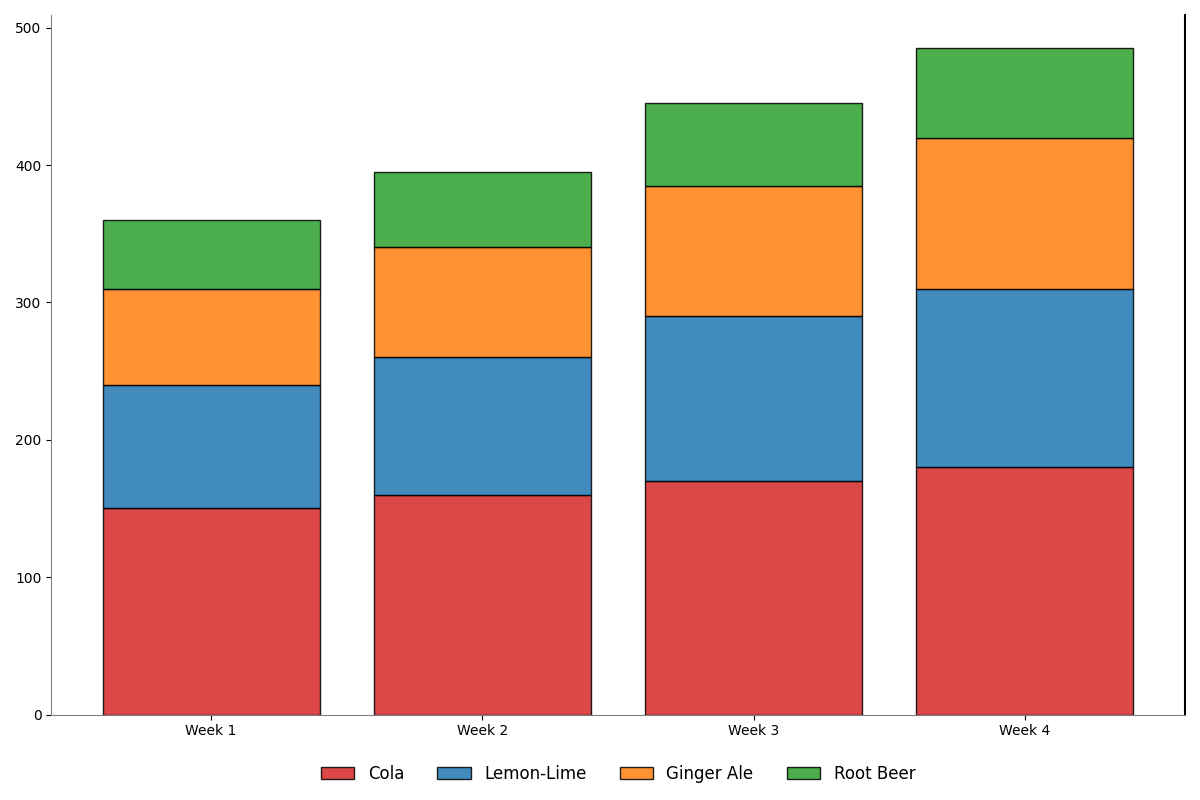

Reproduce this figure in Python.
import matplotlib.pyplot as plt
import numpy as np

weeks = ['Week 1', 'Week 2', 'Week 3', 'Week 4']
soft_drinks = ['Cola', 'Lemon-Lime', 'Ginger Ale', 'Root Beer']

cola_sales = [150, 160, 170, 180]
lemon_lime_sales = [90, 100, 120, 130]
ginger_ale_sales = [70, 80, 95, 110]
root_beer_sales = [50, 55, 60, 65]

total_sales = [cola_sales, lemon_lime_sales, ginger_ale_sales, root_beer_sales]

fig, ax = plt.subplots(figsize=(12, 8))

# Shuffled colors
colors = ['#d62728', '#1f77b4', '#ff7f0e', '#2ca02c']
marker_styles = ['o', 's', '^', 'D']
line_styles = ['-', '--', '-.', ':']

bottom_values = np.zeros(len(weeks))

for sales, color, marker, line in zip(total_sales, colors, marker_styles, line_styles):
    ax.bar(weeks, sales, bottom=bottom_values, color=color, edgecolor='black', alpha=0.85)
    bottom_values += np.array(sales)

ax.legend(soft_drinks, loc='upper center', bbox_to_anchor=(0.5, -0.05), fontsize=12, ncol=4, frameon=False)

ax.yaxis.grid(False)
ax.spines['top'].set_visible(False)
ax.spines['right'].set_linewidth(1.5)
ax.spines['bottom'].set_color('gray')
ax.spines['left'].set_color('gray')

plt.tight_layout()

plt.show()
